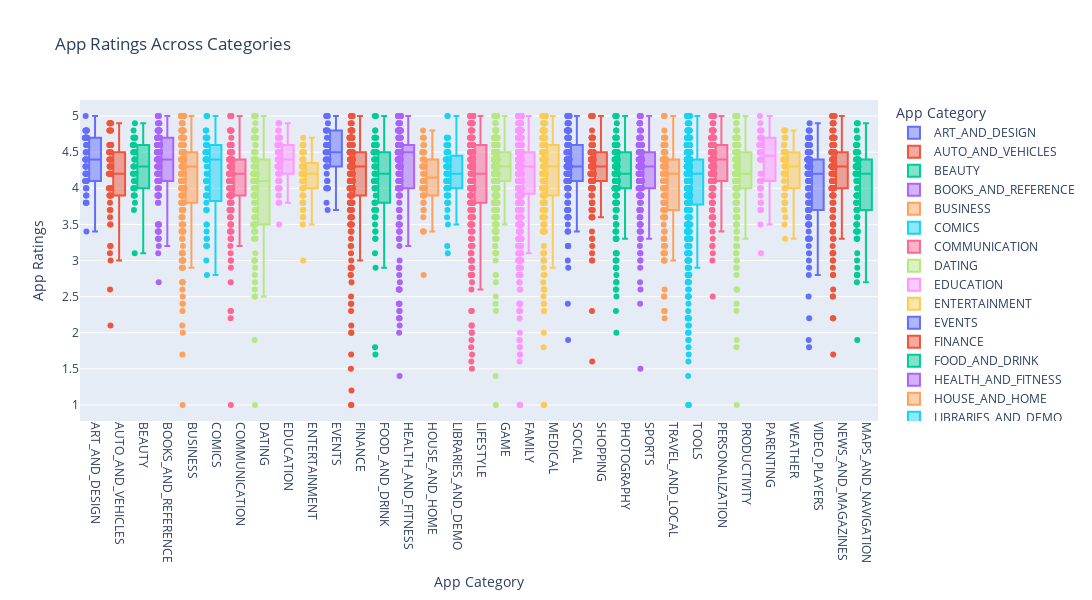
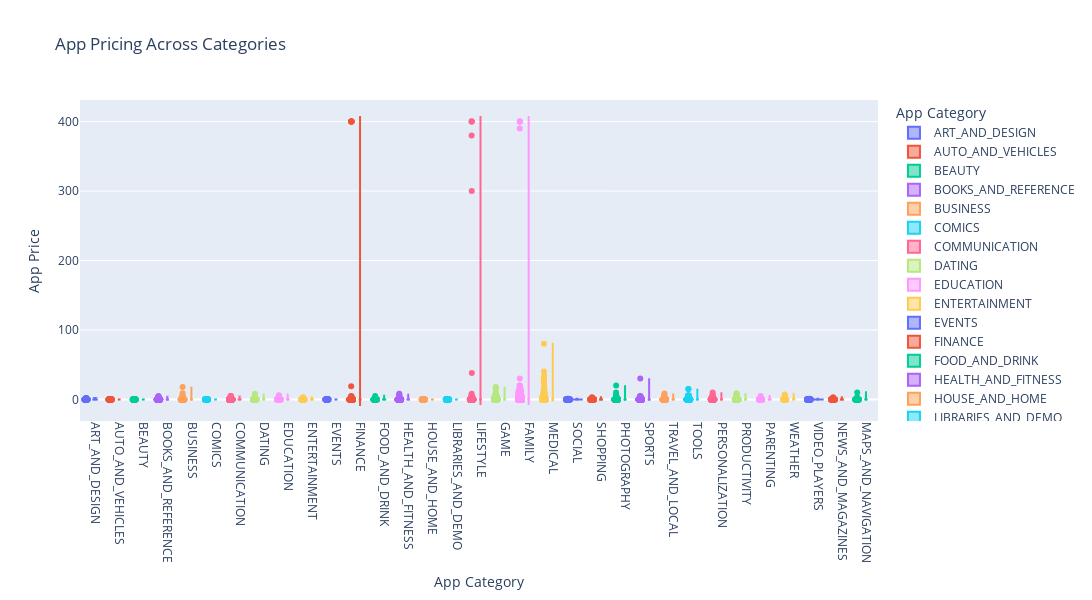

Notebook cell for these charts, in order:
### Code cell
import plotly.express as px

# App Ratings Across Categories
fig = px.box(apps_df, x='Category', y='Rating', points='all', color='Category',
             labels={'Rating': 'App Ratings', 'Category': 'App Category'},
             title='App Ratings Across Categories')
fig.update_layout(xaxis=dict(tickangle=90), height=600, width=1200)
fig.show()

plt.figure(figsize=(12, 6))
sns.scatterplot(x='Size', y='Installs', hue='Category', data=apps_df)
plt.xscale('log')
plt.yscale('log')
plt.title('App Size vs. Installs')
plt.show()

# App Pricing Across Categories
fig = px.violin(apps_df, x='Category', y='Price', box=True, points='all', color='Category',
                labels={'Price': 'App Price', 'Category': 'App Category'},
                title='App Pricing Across Categories')
fig.update_layout(xaxis=dict(tickangle=90), height=600, width=1200)
fig.show()
